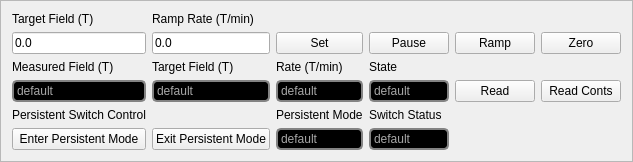
       <widget class="QFrame" name="frame_MagY">
        <property name="styleSheet">
         <string notr="true">#frame_MagY{
border: 1px solid rgb(168,168,168);
border-radius: 5px
}</string>
        </property>
        <property name="frameShape">
         <enum>QFrame::StyledPanel</enum>
        </property>
        <property name="frameShadow">
         <enum>QFrame::Raised</enum>
        </property>
        <layout class="QGridLayout" name="gridLayout">
         <item row="2" column="1">
          <widget class="QLabel" name="label_34">
           <property name="text">
            <string>Target Field (T)</string>
           </property>
          </widget>
         </item>
         <item row="1" column="1">
          <widget class="QLineEdit" name="lineEdit_FieldRateY">
           <property name="text">
            <string>0.0</string>
           </property>
          </widget>
         </item>
         <item row="3" column="2">
          <widget class="QLabel" name="label_RateY">
           <property name="styleSheet">
            <string notr="true">color: rgb(168,168,168);
background-color:rgb(0,0,0);
border: 2px solid  rgb(131,131,131);
border-radius: 5px</string>
           </property>
           <property name="text">
            <string>default</string>
           </property>
          </widget>
         </item>
         <item row="4" column="3">
          <widget class="QLabel" name="label_43">
           <property name="text">
            <string>Switch Status</string>
           </property>
          </widget>
         </item>
         <item row="3" column="0">
          <widget class="QLabel" name="label_FieldY">
           <property name="styleSheet">
            <string notr="true">color: rgb(168,168,168);
background-color:rgb(0,0,0);
border: 2px solid  rgb(131,131,131);
border-radius: 5px</string>
           </property>
           <property name="text">
            <string>default</string>
           </property>
          </widget>
         </item>
         <item row="3" column="3">
          <widget class="QLabel" name="label_StatusY">
           <property name="styleSheet">
            <string notr="true">color: rgb(168,168,168);
background-color:rgb(0,0,0);
border: 2px solid  rgb(131,131,131);
border-radius: 5px</string>
           </property>
           <property name="text">
            <string>default</string>
           </property>
          </widget>
         </item>
         <item row="2" column="2">
          <widget class="QLabel" name="label_35">
           <property name="text">
            <string>Rate (T/min)</string>
           </property>
          </widget>
         </item>
         <item row="0" column="0">
          <widget class="QLabel" name="label_31">
           <property name="text">
            <string>Target Field (T)</string>
           </property>
          </widget>
         </item>
         <item row="1" column="3">
          <widget class="QPushButton" name="pushButton_PauseMagY">
           <property name="text">
            <string>Pause</string>
           </property>
          </widget>
         </item>
         <item row="2" column="0">
          <widget class="QLabel" name="label_33">
           <property name="text">
            <string>Measured Field (T)</string>
           </property>
          </widget>
         </item>
         <item row="4" column="2">
          <widget class="QLabel" name="label_42">
           <property name="text">
            <string>Persistent Mode</string>
           </property>
          </widget>
         </item>
         <item row="4" column="0">
          <widget class="QLabel" name="label_41">
           <property name="text">
            <string>Persistent Switch Control</string>
           </property>
          </widget>
         </item>
         <item row="3" column="5">
          <widget class="QPushButton" name="pushButton_ReadMagContsY">
           <property name="text">
            <string>Read Conts</string>
           </property>
          </widget>
         </item>
         <item row="1" column="0">
          <widget class="QLineEdit" name="lineEdit_TargetFieldY">
           <property name="text">
            <string>0.0</string>
           </property>
          </widget>
         </item>
         <item row="2" column="3">
          <widget class="QLabel" name="label_36">
           <property name="text">
            <string>State</string>
           </property>
          </widget>
         </item>
         <item row="1" column="2">
          <widget class="QPushButton" name="pushButton_SetMagY">
           <property name="text">
            <string>Set</string>
           </property>
          </widget>
         </item>
         <item row="1" column="4">
          <widget class="QPushButton" name="pushButton_RampMagY">
           <property name="text">
            <string>Ramp</string>
           </property>
          </widget>
         </item>
         <item row="3" column="1">
          <widget class="QLabel" name="label_TargetFieldY">
           <property name="styleSheet">
            <string notr="true">color: rgb(168,168,168);
background-color:rgb(0,0,0);
border: 2px solid  rgb(131,131,131);
border-radius: 5px</string>
           </property>
           <property name="text">
            <string>default</string>
           </property>
          </widget>
         </item>
         <item row="0" column="1">
          <widget class="QLabel" name="label_32">
           <property name="text">
            <string>Ramp Rate (T/min)</string>
           </property>
          </widget>
         </item>
         <item row="3" column="4">
          <widget class="QPushButton" name="pushButton_ReadMagY">
           <property name="text">
            <string>Read</string>
           </property>
          </widget>
         </item>
         <item row="1" column="5">
          <widget class="QPushButton" name="pushButton_ZeroMagY">
           <property name="text">
            <string>Zero</string>
           </property>
          </widget>
         </item>
         <item row="5" column="2">
          <widget class="QLabel" name="label_PersModeY">
           <property name="styleSheet">
            <string notr="true">color: rgb(168,168,168);
background-color:rgb(0,0,0);
border: 2px solid  rgb(131,131,131);
border-radius: 5px</string>
           </property>
           <property name="text">
            <string>default</string>
           </property>
          </widget>
         </item>
         <item row="5" column="3">
          <widget class="QLabel" name="label_PersSwitchY">
           <property name="styleSheet">
            <string notr="true">color: rgb(168,168,168);
background-color:rgb(0,0,0);
border: 2px solid  rgb(131,131,131);
border-radius: 5px</string>
           </property>
           <property name="text">
            <string>default</string>
           </property>
          </widget>
         </item>
         <item row="5" column="0">
          <widget class="QPushButton" name="pushButton_EnterPersY">
           <property name="text">
            <string>Enter Persistent Mode</string>
           </property>
          </widget>
         </item>
         <item row="5" column="1">
          <widget class="QPushButton" name="pushButton_ExitPersY">
           <property name="text">
            <string>Exit Persistent Mode</string>
           </property>
          </widget>
         </item>
        </layout>
       </widget>
